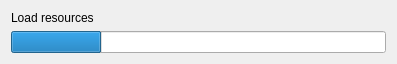
<?xml version="1.0" encoding="UTF-8"?>
<ui version="4.0">
 <class>FormLoadResources</class>
 <widget class="QWidget" name="FormLoadResources">
  <property name="geometry">
   <rect>
    <x>0</x>
    <y>0</y>
    <width>397</width>
    <height>59</height>
   </rect>
  </property>
  <property name="windowTitle">
   <string>Form</string>
  </property>
  <layout class="QGridLayout" name="gridLayout">
   <item row="1" column="0">
    <widget class="QProgressBar" name="progressBar">
     <property name="value">
      <number>24</number>
     </property>
     <property name="textVisible">
      <bool>false</bool>
     </property>
    </widget>
   </item>
   <item row="0" column="0">
    <widget class="QLabel" name="label">
     <property name="text">
      <string>Load resources</string>
     </property>
    </widget>
   </item>
  </layout>
 </widget>
 <resources/>
 <connections/>
</ui>
